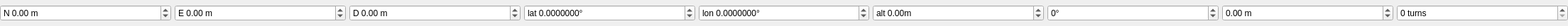
<?xml version="1.0" encoding="UTF-8"?>
<ui version="4.0">
 <class>QGCMissionNavLoiterTurns</class>
 <widget class="QWidget" name="QGCMissionNavLoiterTurns">
  <property name="geometry">
   <rect>
    <x>0</x>
    <y>0</y>
    <width>2208</width>
    <height>37</height>
   </rect>
  </property>
  <property name="sizePolicy">
   <sizepolicy hsizetype="Preferred" vsizetype="Preferred">
    <horstretch>0</horstretch>
    <verstretch>0</verstretch>
   </sizepolicy>
  </property>
  <property name="minimumSize">
   <size>
    <width>0</width>
    <height>0</height>
   </size>
  </property>
  <property name="windowTitle">
   <string>Form</string>
  </property>
  <property name="styleSheet">
   <string notr="true"/>
  </property>
  <layout class="QHBoxLayout" name="horizontalLayout">
   <property name="spacing">
    <number>5</number>
   </property>
   <property name="margin">
    <number>0</number>
   </property>
   <item>
    <widget class="QDoubleSpinBox" name="posNSpinBox">
     <property name="sizePolicy">
      <sizepolicy hsizetype="Expanding" vsizetype="Fixed">
       <horstretch>0</horstretch>
       <verstretch>0</verstretch>
      </sizepolicy>
     </property>
     <property name="focusPolicy">
      <enum>Qt::WheelFocus</enum>
     </property>
     <property name="toolTip">
      <string>Position X coordinate</string>
     </property>
     <property name="statusTip">
      <string>Position X corrdinate</string>
     </property>
     <property name="wrapping">
      <bool>false</bool>
     </property>
     <property name="frame">
      <bool>true</bool>
     </property>
     <property name="accelerated">
      <bool>true</bool>
     </property>
     <property name="keyboardTracking">
      <bool>false</bool>
     </property>
     <property name="prefix">
      <string>N </string>
     </property>
     <property name="suffix">
      <string> m</string>
     </property>
     <property name="minimum">
      <double>-10000.000000000000000</double>
     </property>
     <property name="maximum">
      <double>10000.000000000000000</double>
     </property>
     <property name="singleStep">
      <double>0.050000000000000</double>
     </property>
    </widget>
   </item>
   <item>
    <widget class="QDoubleSpinBox" name="posESpinBox">
     <property name="sizePolicy">
      <sizepolicy hsizetype="Expanding" vsizetype="Fixed">
       <horstretch>0</horstretch>
       <verstretch>0</verstretch>
      </sizepolicy>
     </property>
     <property name="focusPolicy">
      <enum>Qt::WheelFocus</enum>
     </property>
     <property name="toolTip">
      <string>Position Y/Longitude coordinate</string>
     </property>
     <property name="statusTip">
      <string>Position Y/Longitude coordinate</string>
     </property>
     <property name="keyboardTracking">
      <bool>false</bool>
     </property>
     <property name="prefix">
      <string>E </string>
     </property>
     <property name="suffix">
      <string> m</string>
     </property>
     <property name="minimum">
      <double>-10000.000000000000000</double>
     </property>
     <property name="maximum">
      <double>10000.000000000000000</double>
     </property>
     <property name="singleStep">
      <double>0.050000000000000</double>
     </property>
     <property name="value">
      <double>0.000000000000000</double>
     </property>
    </widget>
   </item>
   <item>
    <widget class="QDoubleSpinBox" name="posDSpinBox">
     <property name="sizePolicy">
      <sizepolicy hsizetype="Expanding" vsizetype="Fixed">
       <horstretch>0</horstretch>
       <verstretch>0</verstretch>
      </sizepolicy>
     </property>
     <property name="focusPolicy">
      <enum>Qt::WheelFocus</enum>
     </property>
     <property name="toolTip">
      <string>Position Z coordinate (local frame, negative)</string>
     </property>
     <property name="statusTip">
      <string/>
     </property>
     <property name="keyboardTracking">
      <bool>false</bool>
     </property>
     <property name="prefix">
      <string>D </string>
     </property>
     <property name="suffix">
      <string> m</string>
     </property>
     <property name="minimum">
      <double>-10000.000000000000000</double>
     </property>
     <property name="maximum">
      <double>10000.000000000000000</double>
     </property>
     <property name="singleStep">
      <double>0.050000000000000</double>
     </property>
    </widget>
   </item>
   <item>
    <widget class="QDoubleSpinBox" name="latSpinBox">
     <property name="sizePolicy">
      <sizepolicy hsizetype="Expanding" vsizetype="Fixed">
       <horstretch>0</horstretch>
       <verstretch>0</verstretch>
      </sizepolicy>
     </property>
     <property name="focusPolicy">
      <enum>Qt::WheelFocus</enum>
     </property>
     <property name="toolTip">
      <string>Latitude in degrees</string>
     </property>
     <property name="statusTip">
      <string>Latitude in degrees</string>
     </property>
     <property name="keyboardTracking">
      <bool>false</bool>
     </property>
     <property name="prefix">
      <string>lat </string>
     </property>
     <property name="suffix">
      <string>°</string>
     </property>
     <property name="decimals">
      <number>7</number>
     </property>
     <property name="minimum">
      <double>-90.000000000000000</double>
     </property>
     <property name="maximum">
      <double>90.000000000000000</double>
     </property>
     <property name="singleStep">
      <double>0.000010000000000</double>
     </property>
    </widget>
   </item>
   <item>
    <widget class="QDoubleSpinBox" name="lonSpinBox">
     <property name="sizePolicy">
      <sizepolicy hsizetype="Expanding" vsizetype="Fixed">
       <horstretch>0</horstretch>
       <verstretch>0</verstretch>
      </sizepolicy>
     </property>
     <property name="focusPolicy">
      <enum>Qt::WheelFocus</enum>
     </property>
     <property name="toolTip">
      <string>Longitude in degrees</string>
     </property>
     <property name="statusTip">
      <string>Longitude in degrees</string>
     </property>
     <property name="keyboardTracking">
      <bool>false</bool>
     </property>
     <property name="prefix">
      <string>lon </string>
     </property>
     <property name="suffix">
      <string>°</string>
     </property>
     <property name="decimals">
      <number>7</number>
     </property>
     <property name="minimum">
      <double>-180.000000000000000</double>
     </property>
     <property name="maximum">
      <double>180.000000000000000</double>
     </property>
     <property name="singleStep">
      <double>0.000010000000000</double>
     </property>
    </widget>
   </item>
   <item>
    <widget class="QDoubleSpinBox" name="altSpinBox">
     <property name="sizePolicy">
      <sizepolicy hsizetype="Expanding" vsizetype="Fixed">
       <horstretch>0</horstretch>
       <verstretch>0</verstretch>
      </sizepolicy>
     </property>
     <property name="toolTip">
      <string>Altitude in meters</string>
     </property>
     <property name="statusTip">
      <string>Altitude in meters</string>
     </property>
     <property name="keyboardTracking">
      <bool>false</bool>
     </property>
     <property name="prefix">
      <string>alt </string>
     </property>
     <property name="suffix">
      <string>m</string>
     </property>
     <property name="decimals">
      <number>2</number>
     </property>
     <property name="minimum">
      <double>-100000.000000000000000</double>
     </property>
     <property name="maximum">
      <double>100000.000000000000000</double>
     </property>
    </widget>
   </item>
   <item>
    <widget class="QDoubleSpinBox" name="yawSpinBox">
     <property name="sizePolicy">
      <sizepolicy hsizetype="Expanding" vsizetype="Fixed">
       <horstretch>0</horstretch>
       <verstretch>0</verstretch>
      </sizepolicy>
     </property>
     <property name="focusPolicy">
      <enum>Qt::StrongFocus</enum>
     </property>
     <property name="toolTip">
      <string>Rotary wing only: Desired yaw angle at waypoint</string>
     </property>
     <property name="statusTip">
      <string>Rotary wing only: Desired yaw angle at waypoint</string>
     </property>
     <property name="wrapping">
      <bool>true</bool>
     </property>
     <property name="keyboardTracking">
      <bool>false</bool>
     </property>
     <property name="prefix">
      <string/>
     </property>
     <property name="suffix">
      <string>°</string>
     </property>
     <property name="decimals">
      <number>0</number>
     </property>
     <property name="minimum">
      <double>-180.000000000000000</double>
     </property>
     <property name="maximum">
      <double>180.000000000000000</double>
     </property>
    </widget>
   </item>
   <item>
    <widget class="QDoubleSpinBox" name="radSpinBox">
     <property name="sizePolicy">
      <sizepolicy hsizetype="MinimumExpanding" vsizetype="Fixed">
       <horstretch>0</horstretch>
       <verstretch>0</verstretch>
      </sizepolicy>
     </property>
     <property name="toolTip">
      <string>Loiter Radius. If negative loiter counter-clockwise</string>
     </property>
     <property name="statusTip">
      <string>Loiter Radius. If negative loiter counter-clockwise</string>
     </property>
     <property name="keyboardTracking">
      <bool>false</bool>
     </property>
     <property name="suffix">
      <string> m</string>
     </property>
     <property name="minimum">
      <double>-1000000.000000000000000</double>
     </property>
     <property name="maximum">
      <double>1000000.000000000000000</double>
     </property>
     <property name="value">
      <double>0.000000000000000</double>
     </property>
    </widget>
   </item>
   <item>
    <widget class="QDoubleSpinBox" name="turnsSpinBox">
     <property name="sizePolicy">
      <sizepolicy hsizetype="MinimumExpanding" vsizetype="Fixed">
       <horstretch>0</horstretch>
       <verstretch>0</verstretch>
      </sizepolicy>
     </property>
     <property name="toolTip">
      <string>Number of turns around the loiter point</string>
     </property>
     <property name="statusTip">
      <string>Number of turns around the loiter point</string>
     </property>
     <property name="keyboardTracking">
      <bool>false</bool>
     </property>
     <property name="suffix">
      <string> turns</string>
     </property>
     <property name="decimals">
      <number>0</number>
     </property>
     <property name="minimum">
      <double>0.000000000000000</double>
     </property>
     <property name="maximum">
      <double>1000000.000000000000000</double>
     </property>
     <property name="value">
      <double>0.000000000000000</double>
     </property>
    </widget>
   </item>
  </layout>
 </widget>
 <resources/>
 <connections/>
</ui>
